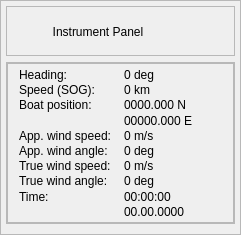
<?xml version="1.0" encoding="UTF-8"?>
<ui version="4.0">
 <class>InstrumentPanel</class>
 <widget class="QWidget" name="InstrumentPanel">
  <property name="geometry">
   <rect>
    <x>0</x>
    <y>0</y>
    <width>241</width>
    <height>235</height>
   </rect>
  </property>
  <property name="minimumSize">
   <size>
    <width>0</width>
    <height>0</height>
   </size>
  </property>
  <property name="windowTitle">
   <string>Widget</string>
  </property>
  <property name="styleSheet">
   <string notr="true">QFrame.headerFrame {
border: none;
background: qlineargradient(x1: 0, y1: 0, x2: 0, y2: 1,
stop: 0.01 rgba(120, 120, 120),
stop: 0.05 rgba(150, 150, 150),
stop: 0.5 rgba(120, 120, 120),
stop: 0.52 rgba(80, 80, 80),
stop: 0.9 rgba(50, 50, 50),
stop: 1.0 rgba(50, 50, 50));
}

QFrame.containerFrame {
border-left: 1px solid rgba(170, 170, 170);
border-right: 1px solid rgba(175, 175, 175);
border-bottom: 1px solid rgba(175, 175, 175);
padding: -4px;
background: rgba(50, 50, 50);
border-top-left-radius: 0px;
border-top-right-radius: 0px;
border-bottom-left-radius: 4px;
border-bottom-right-radius: 4px;
}

QFrame.containerFrame QLabel {
border: none;
background: transparent;
font-weight: bold;
color: rgba(225, 225, 225);
}

/*
QFrame.containerFrame QPushButton {
background: transparent;
border: 1px;
}
*/
QFrame.containerFrame QPushButton {
padding: 4px;
border-radius: 4px;
border: 1px solid rgba(55, 55, 55);
/*
background: qlineargradient(x1:0, y1:0, x2: 0, y2:1,
stop: 0.0 rgba(25, 25, 25),
stop: 0.05 rgba(75, 75, 75),
stop: 0.15 rgba(125, 125, 125),
stop: 0.85 rgba(75, 75, 75),
stop: 1.0 rgba(25, 25, 25));
*/
background: qlineargradient(x1: 0, y1: 0, x2: 0, y2: 1,
stop: 0.01 rgba(120, 120, 120),
stop: 0.05 rgba(150, 150, 150),
stop: 0.5 rgba(120, 120, 120),
stop: 0.52 rgba(80, 80, 80),
stop: 0.9 rgba(50, 50, 50),
stop: 1.0 rgba(50, 50, 50));
color: rgba(225, 225, 225);
}

QFrame.containerFrame QPushButton:pressed {
background: qlineargradient(x1:0, y1:0, x2: 0, y2:1,
stop: 0.0 rgba(25, 25, 25),
stop: 0.05 rgba(25, 25, 25),
stop: 0.15 rgba(75, 75, 75),
stop: 0.85 rgba(25, 25, 25),
stop: 1.0 rgba(0, 0, 0));
color: rgba(200, 200, 200);
}

QFrame.contentFrame {
background: qlineargradient(x1:0, y1:0, x2:0, y2:1,
stop: 0.0 rgba(125, 125, 125),
stop: 0.01 rgba(200, 200, 200),
stop: 0.99 rgba(200, 200, 200),
stop: 1.0 rgba(125, 125, 125));
border-radius: 0px;
}

QFrame.contentFrame QLabel {
color: rgba(35, 35, 35);
font-size: 11px;
padding: 0px;
font-weight: normal;
background: transparent;
border: none;
}

QFrame.contentFrame QLabel.title {
color: rgba(35, 35, 35);
font-size: 11px;
font-weight: bold;
background: transparent;
border: none;
}</string>
  </property>
  <layout class="QGridLayout" name="gridLayout">
   <property name="margin">
    <number>0</number>
   </property>
   <property name="spacing">
    <number>0</number>
   </property>
   <item row="0" column="0">
    <widget class="QFrame" name="frame">
     <property name="frameShape">
      <enum>QFrame::StyledPanel</enum>
     </property>
     <property name="frameShadow">
      <enum>QFrame::Raised</enum>
     </property>
     <property name="class" stdset="0">
      <string>containerFrame</string>
     </property>
     <layout class="QVBoxLayout" name="verticalLayout">
      <property name="leftMargin">
       <number>5</number>
      </property>
      <property name="topMargin">
       <number>5</number>
      </property>
      <property name="rightMargin">
       <number>5</number>
      </property>
      <property name="bottomMargin">
       <number>10</number>
      </property>
      <item>
       <widget class="QFrame" name="headerFrame">
        <property name="maximumSize">
         <size>
          <width>16777215</width>
          <height>50</height>
         </size>
        </property>
        <property name="frameShape">
         <enum>QFrame::StyledPanel</enum>
        </property>
        <property name="frameShadow">
         <enum>QFrame::Raised</enum>
        </property>
        <property name="class" stdset="0">
         <string>headerFrame</string>
        </property>
        <layout class="QVBoxLayout" name="verticalLayout_2">
         <property name="spacing">
          <number>0</number>
         </property>
         <property name="leftMargin">
          <number>0</number>
         </property>
         <property name="topMargin">
          <number>3</number>
         </property>
         <property name="rightMargin">
          <number>0</number>
         </property>
         <property name="bottomMargin">
          <number>0</number>
         </property>
         <item>
          <layout class="QHBoxLayout" name="horizontalLayout">
           <property name="spacing">
            <number>0</number>
           </property>
           <property name="topMargin">
            <number>0</number>
           </property>
           <item>
            <widget class="QLabel" name="label">
             <property name="sizePolicy">
              <sizepolicy hsizetype="Preferred" vsizetype="Fixed">
               <horstretch>0</horstretch>
               <verstretch>0</verstretch>
              </sizepolicy>
             </property>
             <property name="minimumSize">
              <size>
               <width>0</width>
               <height>0</height>
              </size>
             </property>
             <property name="text">
              <string>Instrument Panel</string>
             </property>
             <property name="alignment">
              <set>Qt::AlignCenter</set>
             </property>
            </widget>
           </item>
           <item>
            <widget class="QPushButton" name="maxMinButton">
             <property name="sizePolicy">
              <sizepolicy hsizetype="Fixed" vsizetype="Fixed">
               <horstretch>0</horstretch>
               <verstretch>0</verstretch>
              </sizepolicy>
             </property>
             <property name="minimumSize">
              <size>
               <width>25</width>
               <height>25</height>
              </size>
             </property>
             <property name="text">
              <string/>
             </property>
             <property name="icon">
              <iconset resource="windowresources.qrc">
               <normaloff>:/images/minimize.png</normaloff>:/images/minimize.png</iconset>
             </property>
             <property name="flat">
              <bool>true</bool>
             </property>
            </widget>
           </item>
           <item>
            <spacer name="horizontalSpacer">
             <property name="orientation">
              <enum>Qt::Horizontal</enum>
             </property>
             <property name="sizeType">
              <enum>QSizePolicy::Fixed</enum>
             </property>
             <property name="sizeHint" stdset="0">
              <size>
               <width>5</width>
               <height>20</height>
              </size>
             </property>
            </spacer>
           </item>
          </layout>
         </item>
        </layout>
       </widget>
      </item>
      <item>
       <widget class="QFrame" name="panelFrame">
        <property name="frameShape">
         <enum>QFrame::StyledPanel</enum>
        </property>
        <property name="frameShadow">
         <enum>QFrame::Raised</enum>
        </property>
        <property name="class" stdset="0">
         <string>contentFrame</string>
        </property>
        <layout class="QGridLayout" name="gridLayout_3">
         <property name="margin">
          <number>0</number>
         </property>
         <property name="spacing">
          <number>0</number>
         </property>
         <item row="0" column="0">
          <widget class="QFrame" name="frame_3">
           <property name="minimumSize">
            <size>
             <width>150</width>
             <height>0</height>
            </size>
           </property>
           <property name="frameShape">
            <enum>QFrame::StyledPanel</enum>
           </property>
           <property name="frameShadow">
            <enum>QFrame::Raised</enum>
           </property>
           <layout class="QGridLayout" name="gridLayout_2">
            <property name="topMargin">
             <number>3</number>
            </property>
            <property name="bottomMargin">
             <number>3</number>
            </property>
            <property name="verticalSpacing">
             <number>0</number>
            </property>
            <item row="0" column="0">
             <widget class="QLabel" name="headingDescription">
              <property name="text">
               <string>Heading:</string>
              </property>
              <property name="class" stdset="0">
               <string>title</string>
              </property>
             </widget>
            </item>
            <item row="1" column="0">
             <widget class="QLabel" name="boatSpeedDescription">
              <property name="text">
               <string>Speed (SOG):</string>
              </property>
              <property name="class" stdset="0">
               <string>title</string>
              </property>
             </widget>
            </item>
            <item row="1" column="1">
             <widget class="QLabel" name="boatSpeedLabel">
              <property name="sizePolicy">
               <sizepolicy hsizetype="Preferred" vsizetype="Preferred">
                <horstretch>0</horstretch>
                <verstretch>0</verstretch>
               </sizepolicy>
              </property>
              <property name="text">
               <string>0 km</string>
              </property>
             </widget>
            </item>
            <item row="2" column="0">
             <widget class="QLabel" name="boatPosDescription">
              <property name="text">
               <string>Boat position:</string>
              </property>
              <property name="class" stdset="0">
               <string>title</string>
              </property>
             </widget>
            </item>
            <item row="2" column="1">
             <widget class="QLabel" name="latitudeLabel">
              <property name="text">
               <string>0000.000 N</string>
              </property>
             </widget>
            </item>
            <item row="3" column="1">
             <widget class="QLabel" name="longitudeLabel">
              <property name="text">
               <string>00000.000 E</string>
              </property>
             </widget>
            </item>
            <item row="4" column="0">
             <widget class="QLabel" name="appWindSpeedDesc">
              <property name="text">
               <string>App. wind speed:</string>
              </property>
              <property name="class" stdset="0">
               <string>title</string>
              </property>
             </widget>
            </item>
            <item row="4" column="1">
             <widget class="QLabel" name="appWindSpeedLabel">
              <property name="text">
               <string>0 m/s</string>
              </property>
             </widget>
            </item>
            <item row="5" column="0">
             <widget class="QLabel" name="appWindAngleDesc">
              <property name="text">
               <string>App. wind angle:</string>
              </property>
              <property name="class" stdset="0">
               <string>title</string>
              </property>
             </widget>
            </item>
            <item row="5" column="1">
             <widget class="QLabel" name="appWindAngleLabel">
              <property name="text">
               <string>0 deg</string>
              </property>
             </widget>
            </item>
            <item row="6" column="0">
             <widget class="QLabel" name="trueWindSpeedDesc">
              <property name="text">
               <string>True wind speed:</string>
              </property>
              <property name="class" stdset="0">
               <string>title</string>
              </property>
             </widget>
            </item>
            <item row="6" column="1">
             <widget class="QLabel" name="trueWindSpeedLabel">
              <property name="text">
               <string>0 m/s</string>
              </property>
             </widget>
            </item>
            <item row="7" column="0">
             <widget class="QLabel" name="trueWindAngleDesc">
              <property name="text">
               <string>True wind angle:</string>
              </property>
              <property name="class" stdset="0">
               <string>title</string>
              </property>
             </widget>
            </item>
            <item row="7" column="1">
             <widget class="QLabel" name="trueWindAngleLabel">
              <property name="text">
               <string>0 deg</string>
              </property>
             </widget>
            </item>
            <item row="8" column="0">
             <widget class="QLabel" name="timeDescription">
              <property name="text">
               <string>Time:</string>
              </property>
              <property name="class" stdset="0">
               <string>title</string>
              </property>
             </widget>
            </item>
            <item row="8" column="1">
             <widget class="QLabel" name="timeLabel">
              <property name="text">
               <string>00:00:00</string>
              </property>
             </widget>
            </item>
            <item row="9" column="1">
             <widget class="QLabel" name="dateLabel">
              <property name="text">
               <string>00.00.0000</string>
              </property>
             </widget>
            </item>
            <item row="0" column="1">
             <widget class="QLabel" name="headingLabel">
              <property name="text">
               <string>0 deg</string>
              </property>
             </widget>
            </item>
           </layout>
          </widget>
         </item>
        </layout>
       </widget>
      </item>
     </layout>
    </widget>
   </item>
  </layout>
 </widget>
 <layoutdefault spacing="6" margin="11"/>
 <resources>
  <include location="windowresources.qrc"/>
 </resources>
 <connections/>
</ui>
